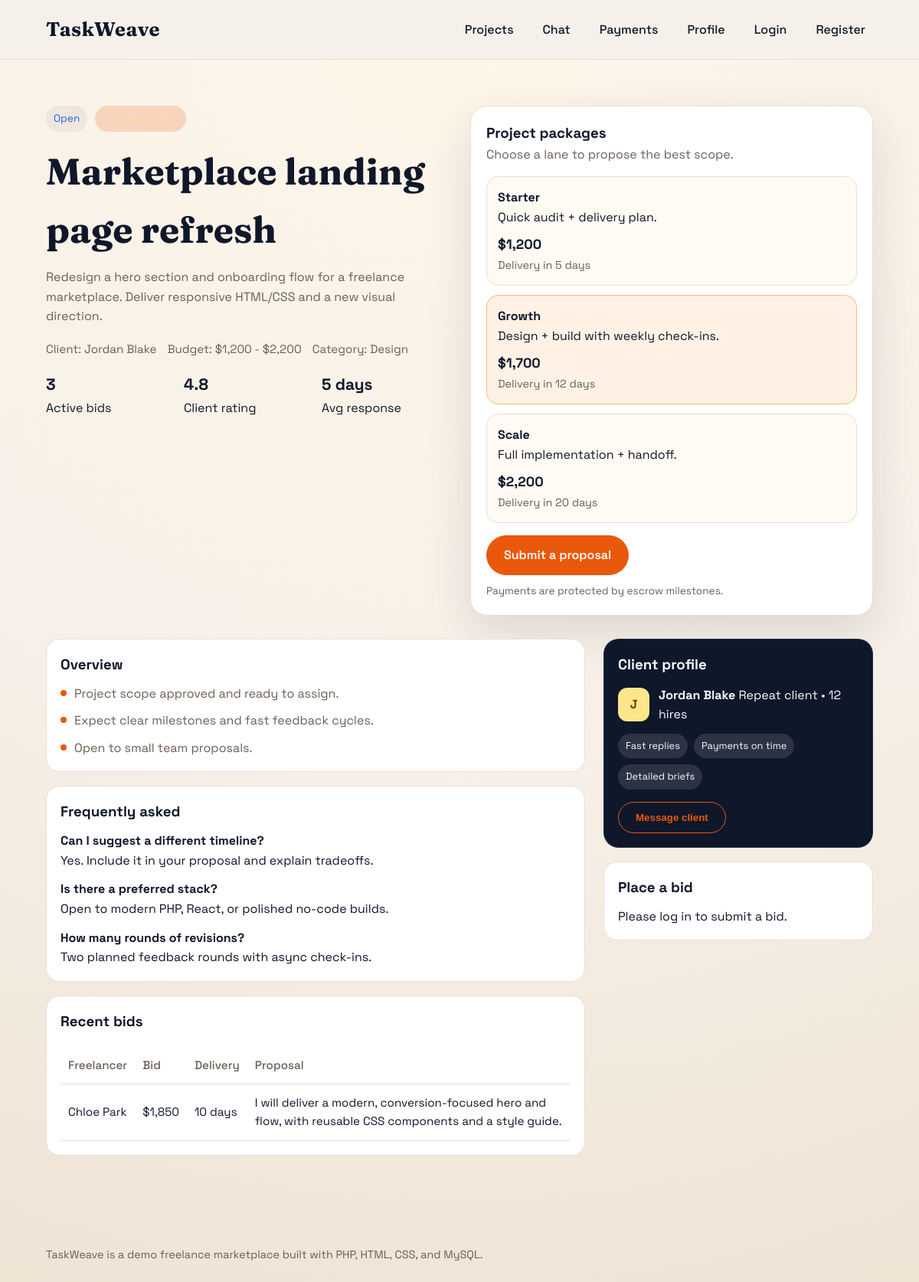
Page /project.php?id=1 on the committed database.
### tables this page shows
CREATE TABLE projects (
  id INT AUTO_INCREMENT PRIMARY KEY,
  client_id INT NOT NULL,
  title VARCHAR(180) NOT NULL,
  description TEXT NOT NULL,
  category VARCHAR(80) NOT NULL,
  budget_min DECIMAL(10,2) NOT NULL,
  budget_max DECIMAL(10,2) NOT NULL,
  status ENUM('open', 'in_progress', 'completed') DEFAULT 'open',
  created_at TIMESTAMP DEFAULT CURRENT_TIMESTAMP,
  FOREIGN KEY (client_id) REFERENCES users(id)
);

CREATE TABLE users (
  id INT AUTO_INCREMENT PRIMARY KEY,
  role ENUM('client', 'freelancer', 'admin') NOT NULL DEFAULT 'freelancer',
  full_name VARCHAR(120) NOT NULL,
  email VARCHAR(160) NOT NULL UNIQUE,
  password_hash VARCHAR(255) NOT NULL,
  title VARCHAR(160) DEFAULT NULL,
  bio TEXT DEFAULT NULL,
  skills VARCHAR(255) DEFAULT NULL,
  location VARCHAR(120) DEFAULT NULL,
  created_at TIMESTAMP DEFAULT CURRENT_TIMESTAMP
);

CREATE TABLE bids (
  id INT AUTO_INCREMENT PRIMARY KEY,
  project_id INT NOT NULL,
  freelancer_id INT NOT NULL,
  bid_amount DECIMAL(10,2) NOT NULL,
  delivery_days INT NOT NULL,
  cover_letter TEXT NOT NULL,
  status ENUM('pending', 'accepted', 'rejected') DEFAULT 'pending',
  created_at TIMESTAMP DEFAULT CURRENT_TIMESTAMP,
  FOREIGN KEY (project_id) REFERENCES projects(id),
  FOREIGN KEY (freelancer_id) REFERENCES users(id)
);

### includes/auth.php (called while the page is built, shortened)
<?php
function current_user() {
    return $_SESSION['user'] ?? null;
}

### project.php (the view, shortened to what this page needs)
<?php
require_once __DIR__ . '/includes/db.php';
require_once __DIR__ . '/includes/auth.php';
include __DIR__ . '/includes/header.php';
$project_id = isset($_GET['id']) ? (int)$_GET['id'] : 0;
$project = null;
$stmt = $mysqli->prepare("SELECT p.*, u.full_name FROM projects p JOIN users u ON p.client_id = u.id WHERE p.id = ?");
$stmt->bind_param('i', $project_id);
$stmt->execute();
$result = $stmt->get_result();
if ($result) {
    $project = $result->fetch_assoc();
}
$bids = [];
if ($project) {
    $bid_result = $mysqli->query("SELECT b.bid_amount, b.delivery_days, b.cover_letter, u.full_name FROM bids b JOIN users u ON b.freelancer_id = u.id WHERE b.project_id = {$project_id} ORDER BY b.created_at DESC");
    if ($bid_result) {
        $bids = $bid_result->fetch_all(MYSQLI_ASSOC);
    }
}
?>
<section class="section container">
  <?php if (!$project): ?>
    <p class="notice">Project not found.</p>
  <?php else: ?>
    <div class="project-hero">
      <div>
        <div class="project-hero-top">
          <span class="badge"><?php echo htmlspecialchars(ucfirst($project['status'])); ?></span>
          <span class="pill">Verified client</span>
        </div>
        <h2 class="project-title"><?php echo htmlspecialchars($project['title']); ?></h2>
        <p class="project-sub"><?php echo htmlspecialchars($project['description']); ?></p>
        <div class="project-meta">
          <span>Client: <?php echo htmlspecialchars($project['full_name']); ?></span>
          <span>Budget: $<?php echo number_format($project['budget_min']); ?> - $<?php echo number_format($project['budget_max']); ?></span>
          <span>Category: <?php echo htmlspecialchars($project['category']); ?></span>
        </div>
        <div class="project-highlights">
          <div>
            <strong>3</strong>
            <span>Active bids</span>
          </div>
          <div>
            <strong>4.8</strong>
            <span>Client rating</span>
          </div>
          <div>
            <strong>5 days</strong>
            <span>Avg response</span>
          </div>
        </div>
      </div>
      <div class="project-card">
        <h3>Project packages</h3>
        <p class="muted">Choose a lane to propose the best scope.</p>
        <div class="package-grid">
          <div class="package">
            <h4>Starter</h4>
            <p>Quick audit + delivery plan.</p>
            <strong>$<?php echo number_format($project['budget_min']); ?></strong>
            <span>Delivery in 5 days</span>
          </div>
          <div class="package featured">
            <h4>Growth</h4>
            <p>Design + build with weekly check-ins.</p>
            <strong>$<?php echo number_format(($project['budget_min'] + $project['budget_max']) / 2); ?></strong>
            <span>Delivery in 12 days</span>
          </div>
          <div class="package">
            <h4>Scale</h4>
            <p>Full implementation + handoff.</p>
            <strong>$<?php echo number_format($project['budget_max']); ?></strong>
            <span>Delivery in 20 days</span>
          </div>
        </div>
        <a class="btn" href="#bid-form">Submit a proposal</a>
        <p class="micro">Payments are protected by escrow milestones.</p>
      </div>
    </div>
    <div class="project-layout">
      <div class="project-main">
        <div class="project-section">
          <h3>Overview</h3>
          <ul class="feature-list">
            <li>Project scope approved and ready to assign.</li>
            <li>Expect clear milestones and fast feedback cycles.</li>
            <li>Open to small team proposals.</li>
          </ul>
        </div>
        <div class="project-section">
          <h3>Frequently asked</h3>
          <div class="faq">
            <div>
              <strong>Can I suggest a different timeline?</strong>
              <p class="muted">Yes. Include it in your proposal and explain tradeoffs.</p>
            </div>
            <div>
              <strong>Is there a preferred stack?</strong>
              <p class="muted">Open to modern PHP, React, or polished no-code builds.</p>
            </div>
            <div>
              <strong>How many rounds of revisions?</strong>
              <p class="muted">Two planned feedback rounds with async check-ins.</p>
            </div>
          </div>
        </div>
        <div class="project-section">
          <h3>Recent bids</h3>
          <?php if (empty($bids)): ?>
            <p>No bids yet. Be the first to apply.</p>
          <?php else: ?>
            <table class="table">
              <thead>
                <tr>
                  <th>Freelancer</th>
                  <th>Bid</th>
                  <th>Delivery</th>
                  <th>Proposal</th>
                </tr>
              </thead>
              <tbody>
                <?php foreach ($bids as $bid): ?>
                  <tr>
                    <td><?php echo htmlspecialchars($bid['full_name']); ?></td>
                    <td>$<?php echo number_format($bid['bid_amount']); ?></td>
                    <td><?php echo (int)$bid['delivery_days']; ?> days</td>
                    <td><?php echo htmlspecialchars($bid['cover_letter']); ?></td>
                  </tr>
                <?php endforeach; ?>
              </tbody>
            </table>
          <?php endif; ?>
        </div>
      </div>
      <aside class="project-side">
        <div class="seller-card">
          <h3>Client profile</h3>
          <div class="seller-meta">
            <div class="avatar"><?php echo strtoupper(substr($project['full_name'], 0, 1)); ?></div>
            <div>
              <strong><?php echo htmlspecialchars($project['full_name']); ?></strong>
              <span class="muted">Repeat client • 12 hires</span>
            </div>
          </div>
          <div class="seller-badges">
            <span>Fast replies</span>
            <span>Payments on time</span>
            <span>Detailed briefs</span>
          </div>
          <button class="btn secondary" type="button">Message client</button>
        </div>
        <div class="project-section" id="bid-form">
          <h3>Place a bid</h3>
          <?php if (!current_user()): ?>
            <p>Please <a href="login.php">log in</a> to submit a bid.</p>
          <?php endif; ?>
        </div>
      </aside>
    </div>
  <?php endif; ?>
</section>
<?php include __DIR__ . '/includes/footer.php'; ?>

### assets/css/style.css (style rules this page uses)
:root { --bg: #f6f0e8; --surface: #ffffff; --ink: #0f172a; --muted: #6b5f56; --accent: #ea580c; --accent-2: #2563eb; --border: #eadfd4; --shadow: 0 22px 60px rgba(15, 23, 42, 0.12); --hero-bg: #0f172a; --hero-ink: #f8fafc; }
* { box-sizing: border-box; margin: 0; padding: 0; }
body { font-family: 'Space Grotesk', sans-serif; background: radial-gradient(circle at top, #fff6e9 0%, #f6f0e8 55%, #efe3d4 100%); color: var(--ink); line-height: 1.6; }
a { color: inherit; text-decoration: none; }
.container { width: min(1100px, 90%); margin: 0 auto; }
.btn { display: inline-flex; align-items: center; justify-content: center; gap: 8px; padding: 12px 22px; border-radius: 999px; border: 1px solid var(--accent); background: var(--accent); color: #fff; font-weight: 600; transition: 0.2s ease; }
.btn.secondary { background: transparent; color: var(--accent); border-color: var(--accent); }
.pill { display: inline-flex; align-items: center; gap: 8px; padding: 6px 14px; border-radius: 999px; background: rgba(234, 88, 12, 0.2); color: #fed7aa; font-size: 0.85rem; }
.section { padding: 60px 0; }
.table { width: 100%; border-collapse: collapse; margin-top: 18px; }
.table th, .table td { text-align: left; padding: 12px 10px; border-bottom: 1px solid var(--border); font-size: 0.95rem; }
.table th { color: var(--muted); font-weight: 500; }
.badge { display: inline-flex; align-items: center; gap: 6px; padding: 6px 10px; border-radius: 999px; background: #efe7db; color: var(--accent-2); font-size: 0.85rem; }
.project-hero { display: grid; grid-template-columns: repeat(auto-fit, minmax(280px, 1fr)); gap: 28px; margin-bottom: 30px; }
.project-hero-top { display: flex; flex-wrap: wrap; gap: 10px; align-items: center; }
.project-title { font-family: 'Fraunces', serif; font-size: clamp(2rem, 1.8vw + 1.8rem, 3rem); margin: 14px 0 10px; }
.project-sub { color: var(--muted); max-width: 620px; }
.project-meta { display: flex; flex-wrap: wrap; gap: 14px; margin: 18px 0; color: var(--muted); font-size: 0.95rem; }
.project-highlights { display: grid; grid-template-columns: repeat(auto-fit, minmax(120px, 1fr)); gap: 14px; margin-top: 14px; }
.project-highlights strong { display: block; font-size: 1.3rem; }
.project-card { background: #fff; border-radius: 22px; padding: 20px; border: 1px solid var(--border); box-shadow: var(--shadow); }
.project-card .muted { color: var(--muted); }
.package-grid { display: grid; gap: 12px; margin: 16px 0; }
.package { border: 1px solid var(--border); border-radius: 16px; padding: 14px; background: #fffaf3; }
.package strong { display: block; margin-top: 8px; font-size: 1.1rem; }
.package span { color: var(--muted); font-size: 0.9rem; }
.package.featured { border-color: #fdba74; background: #fff2e5; }
.micro { font-size: 0.85rem; color: var(--muted); margin-top: 10px; }
.project-layout { display: grid; grid-template-columns: minmax(0, 1.6fr) minmax(260px, 0.8fr); gap: 24px; align-items: start; }
.project-section { background: #fff; border-radius: 18px; padding: 18px; border: 1px solid var(--border); margin-bottom: 18px; }
.project-section h3 { margin-bottom: 10px; }
.feature-list { list-style: none; display: grid; gap: 10px; color: var(--muted); }
.feature-list li { padding-left: 18px; position: relative; }
.feature-list li::before { content: ""; width: 8px; height: 8px; border-radius: 50%; background: var(--accent); position: absolute; left: 0; top: 8px; }
.faq { display: grid; gap: 12px; }
.seller-card { background: #0f172a; color: #f8fafc; border-radius: 20px; padding: 18px; border: 1px solid rgba(255, 255, 255, 0.1); margin-bottom: 18px; }
.seller-meta { display: flex; gap: 12px; align-items: center; margin: 12px 0; }
.avatar { width: 44px; height: 44px; border-radius: 12px; background: #fde68a; color: #7c2d12; display: inline-flex; align-items: center; justify-content: center; font-weight: 700; }
.seller-badges { display: flex; flex-wrap: wrap; gap: 8px; margin: 12px 0 16px; }
.seller-badges span { background: rgba(255, 255, 255, 0.12); padding: 6px 10px; border-radius: 999px; font-size: 0.8rem; }

### rows in the picture
projects: status "Open", title "Marketplace landing page refresh", description "Redesign a hero section and onboarding flow for a freelance marketplace. Deliver responsive HTML/CSS and a new visual direction.", client.full_name "Jordan Blake", budget_min "1,200", budget_max "2,200", category "Design", ($project['budget_min'] + $project['budget_max']) / 2 "1,700", client.full_name "J"
bids: freelancer.full_name "Chloe Park", bid_amount "1,850", delivery_days "10", cover_letter "I will deliver a modern, conversion-focused hero and flow, with reusable CSS components and a style guide."
